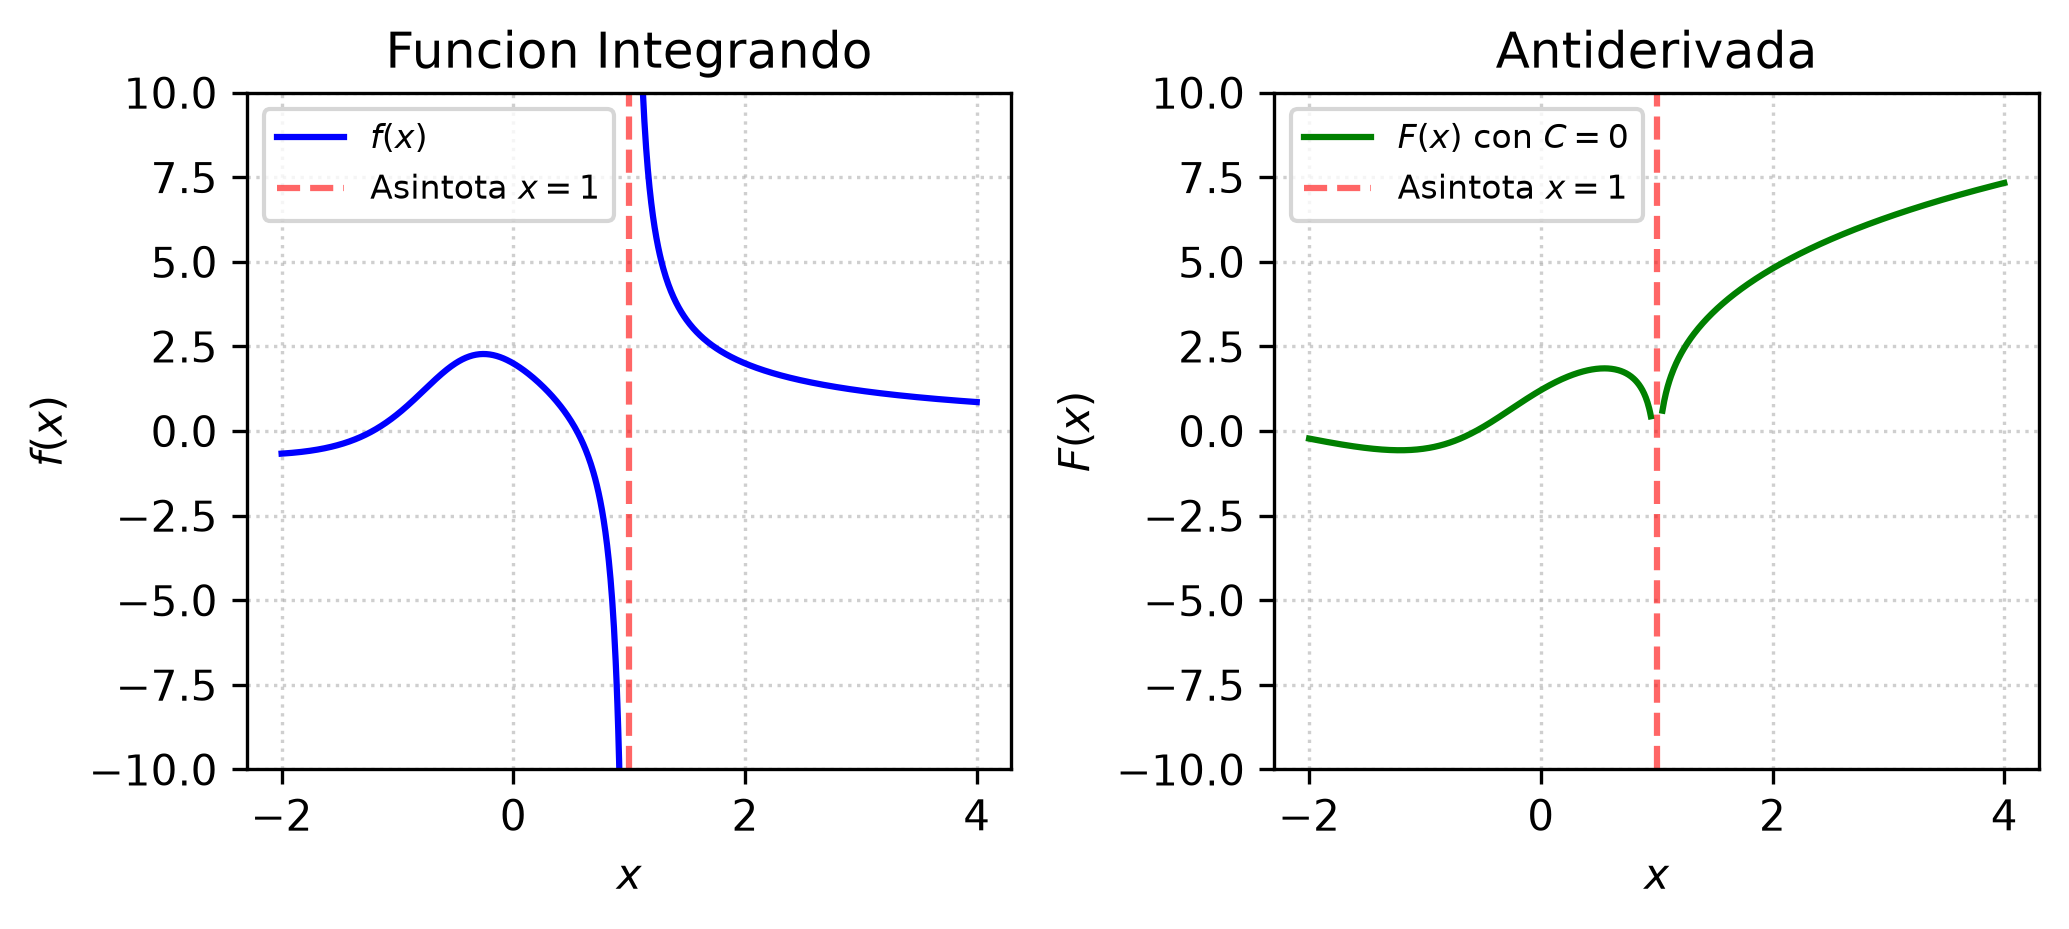

This chart was generated by the following Python code:
import matplotlib
matplotlib.use('Agg')
import numpy as np
import matplotlib.pyplot as plt

def f(x):
    return (3*x**2 + 2*x - 2) / (x**3 - 1)

def F(x):
    # Antiderivada con C = 0
    return np.log(np.abs(x**3 - 1)) + (4 / np.sqrt(3)) * np.arctan((2*x + 1) / np.sqrt(3))

# Evitamos la asíntota en x = 1
x1 = np.linspace(-2, 0.95, 400)
x2 = np.linspace(1.05, 4, 400)

y1_f = f(x1)
y2_f = f(x2)
y1_F = F(x1)
y2_F = F(x2)

fig, (ax1, ax2) = plt.subplots(1, 2, figsize=(7, 3.2))

# Gráfica de la función original
ax1.plot(x1, y1_f, 'b-', label=r'$f(x)$')
ax1.plot(x2, y2_f, 'b-')
ax1.axvline(x=1, color='red', linestyle='--', alpha=0.6, label='Asintota $x=1$')
ax1.set_title('Funcion Integrando')
ax1.set_xlabel('$x$')
ax1.set_ylabel('$f(x)$')
ax1.set_ylim(-10, 10)
ax1.grid(True, linestyle=':', alpha=0.6)
ax1.legend(fontsize=8)

# Gráfica de la antiderivada
ax2.plot(x1, y1_F, 'g-', label=r'$F(x)$ con $C=0$')
ax2.plot(x2, y2_F, 'g-')
ax2.axvline(x=1, color='red', linestyle='--', alpha=0.6, label='Asintota $x=1$')
ax2.set_title('Antiderivada')
ax2.set_xlabel('$x$')
ax2.set_ylabel('$F(x)$')
ax2.set_ylim(-10, 10)
ax2.grid(True, linestyle=':', alpha=0.6)
ax2.legend(fontsize=8)

plt.tight_layout()

plt.savefig(r'semana_03/graficas/SEM03_P19_grafica.png', dpi=300, bbox_inches='tight')
plt.close()
